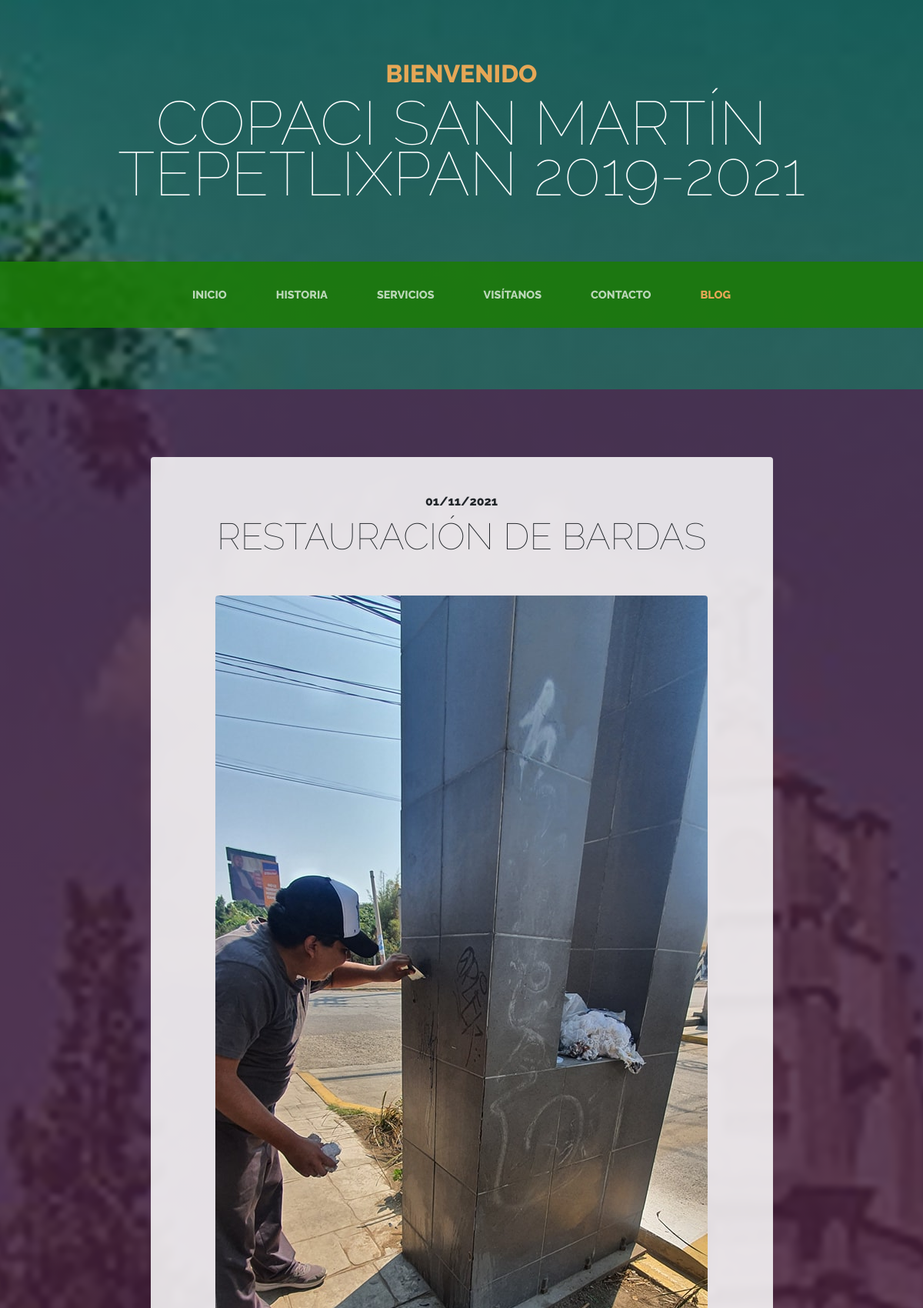
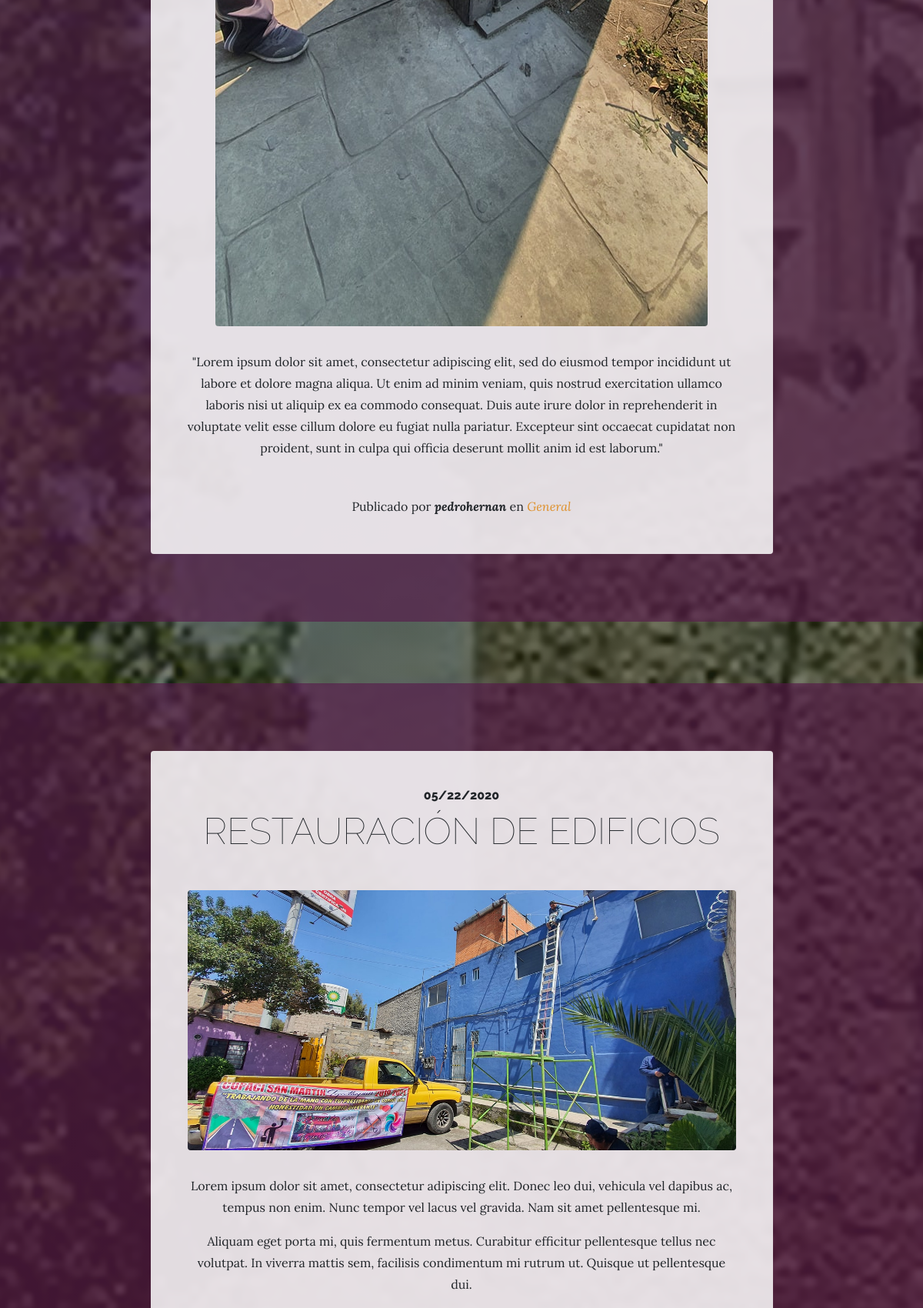
Screenshot of /blog/category/1/ (upper part) with the database file from the repository (2 pictures, top to bottom).
### blog/models.py (models this page shows, shortened)
class Post(models.Model):
    title = models.CharField(max_length=200, verbose_name="Titulo")
    content = models.TextField(verbose_name="Contenido")
    published = models.DateTimeField(verbose_name="Fecha de publicacion", default=now)
    image = models.ImageField(verbose_name="Imagen", upload_to="blog", null=True, blank=True)
    author = models.ForeignKey(User, verbose_name="Autor", on_delete=models.CASCADE)
    categories = models.ManyToManyField(Category, verbose_name="Categorias", related_name="get_posts")
    created = models.DateTimeField(auto_now_add=True, verbose_name="Fecha de creacion")
    updated = models.DateTimeField(auto_now=True, verbose_name="Fecha de edicion")
    class Meta:
        verbose_name = "entrada"
        verbose_name_plural = "entradas"
        ordering = ['-created']

class Category (models.Model):
    name = models.CharField(max_length=100, verbose_name="Nombre")
    created = models.DateTimeField(auto_now_add=True, verbose_name="Fecha de creacion")
    updated = models.DateTimeField(auto_now=True, verbose_name="Fecha de edicion")
    class Meta:
        verbose_name = "categoria"
        verbose_name_plural = "categorias"
        ordering = ['-created']

### blog/views.py (the view)
# urls.py: path('category/<int:category_id>/', views.category, name="category"),
def category(request, category_id):
    category = get_object_or_404(Category, id=category_id)
    return render(request, "blog/category.html", {'category':category})

### pages/templatetags/pages_extras.py (called while the page is built)
@register.simple_tag
def get_page_list():
    pages = Page.objects.all()
    return pages

### social/processors.py (called while the page is built)
def ctx_dict(request):
    ctx = {}
    links = Link.objects.all()
    for link in links:
        ctx[link.key] = link.url
    return ctx

### blog/templates/blog/category.html (shortened to what this page needs)
{% extends 'core/base.html' %}
{% load static %}
{% block content %}
{% for post in category.get_posts.all %}
<section class="page-section cta">
  <div class="container">
    <div class="row">
      <div class="col-xl-9 mx-auto">
        <div class="cta-innerv text-center rounded">
          <h2 class="section-heading mb-5">
            <span class="section-heading-upper">{{post.published|date:"SHORT_DATE_FORMAT"}}</span>
            <span class="section-heading-lower">{{post.title}}</span>
          </h2>
          <p class="mb-0">
            <img class="mx-auto d-flex rounded img-fluid mb-3 mb-lg-0" src="{{post.image.url}}" alt="">
          </p>
          <p class="mb-0 mbt">{{post.content|linebreaks}}</p>
          <p class="mb-0 mbt">
            <span class="section-heading-under">Publicado por <em><b>{{post.author}}</b></em> en
            <em>
            {% for category in post.categories.all %}
            <a href="{% url 'category' category.id %}" class="link">{{ category.name }}</a>{% if not forloop.last %},{% endif %}
            {% endfor %}
            </em>
            </span>
          </p>
        </div>
      </div>
    </div>
  </div>
</section>
{% endfor %}
{% endblock %}

### core/static/core/css/business-casual.css (style rules this page uses)
body { font-family: 'Lora'; background: linear-gradient(rgba(0, 87, 26, 0.568), rgba(47, 23, 15, 0.65)), url("../img/F1.jpg"); background-attachment: fixed; background-position: center; background-size: cover; }
h1, h2, h3, h4, h5, h6 { font-family: 'Raleway'; }
p { line-height: 1.75; }
.page-section { margin-top: 5rem; margin-bottom: 5rem; }
.section-heading { text-transform: uppercase; }
.section-heading .section-heading-upper { display: block; font-size: 1rem; font-weight: 800; padding-bottom:.5rem; }
.section-heading .section-heading-lower { display: block; font-size: 3rem; font-weight: 100; }
.cta { padding-top: 5rem; padding-bottom: 5rem; background-color: rgb(88 24 75 / 63%); }
.cta .cta-innerv { position: relative; padding: 3rem; margin: 0.5rem; background-color: rgba(255, 255, 255, 0.85); }
.mbt { padding-top: 2rem; }
a.link { color: #df902a; }

### rows the page displays
Post: published "01/11/2021", title "RESTAURACIÓN DE BARDAS", image (picture), content "\"Lorem ipsum dolor sit amet, consectetur adipiscing elit, sed do eiusmod tempor incididunt ut labore et dolore magna aliqua. Ut enim ad minim veniam, quis nostrud exercitation ullamco laboris nisi ut aliquip ex ea commodo consequat. Duis aute irure dolor in reprehenderit in voluptate velit esse cillum dolore eu fugiat nulla pariatur. Excepteur sint occaecat cupidatat non proident, sunt in culpa qui officia deserunt mollit anim id est laborum.\"", author "pedrohernan"
Category: name "General"
Post: published "05/22/2020", title "RESTAURACIÓN DE EDIFICIOS", image (picture), content "Lorem ipsum dolor sit amet, consectetur adipiscing elit. Donec leo dui, vehicula vel dapibus ac, tempus non enim. Nunc tempor vel lacus vel gravida. Nam sit amet pellentesque mi. Aliquam eget porta mi, quis fermentum metus. Curabitur efficitur pellentesque tellus nec volutpat. In viverra mattis sem, facilisis condimentum mi rutrum ut. Quisque ut pellentesque dui."
